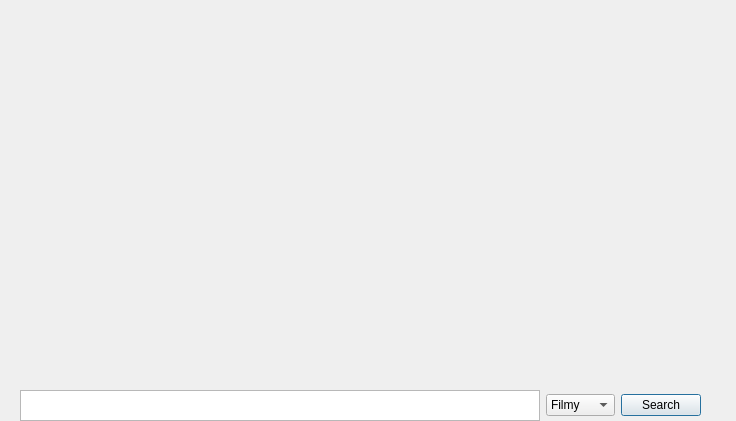
<?xml version="1.0" encoding="UTF-8"?>
<ui version="4.0">
 <class>tmdb</class>
 <widget class="QDialog" name="tmdb">
  <property name="geometry">
   <rect>
    <x>0</x>
    <y>0</y>
    <width>736</width>
    <height>421</height>
   </rect>
  </property>
  <property name="windowTitle">
   <string>Dialog</string>
  </property>
  <widget class="QWidget" name="horizontalLayoutWidget">
   <property name="geometry">
    <rect>
     <x>20</x>
     <y>390</y>
     <width>681</width>
     <height>31</height>
    </rect>
   </property>
   <layout class="QHBoxLayout" name="horizontalLayout">
    <item>
     <widget class="QTextEdit" name="textEdit_request">
      <property name="acceptRichText">
       <bool>true</bool>
      </property>
     </widget>
    </item>
    <item>
     <widget class="QComboBox" name="comboBox_wybor">
      <item>
       <property name="text">
        <string>Filmy</string>
       </property>
      </item>
      <item>
       <property name="text">
        <string>Seriale</string>
       </property>
      </item>
     </widget>
    </item>
    <item>
     <widget class="QPushButton" name="pushButton_search">
      <property name="text">
       <string>Search</string>
      </property>
     </widget>
    </item>
   </layout>
  </widget>
  <widget class="QWidget" name="verticalLayoutWidget">
   <property name="geometry">
    <rect>
     <x>30</x>
     <y>20</y>
     <width>661</width>
     <height>241</height>
    </rect>
   </property>
   <layout class="QVBoxLayout" name="verticalLayout_2">
    <property name="sizeConstraint">
     <enum>QLayout::SetFixedSize</enum>
    </property>
    <item>
     <widget class="QStackedWidget" name="stackedWidget">
      <widget class="QWidget" name="page"/>
      <widget class="QWidget" name="page_2"/>
     </widget>
    </item>
   </layout>
  </widget>
 </widget>
 <resources/>
 <connections/>
</ui>
